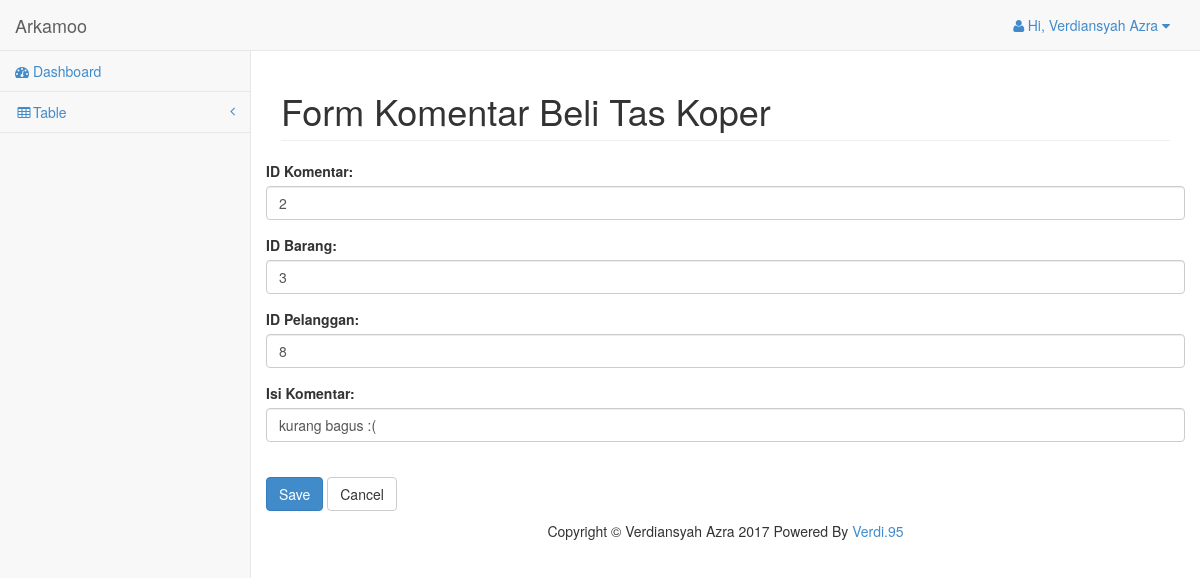
The app's page /komentar/update/2 with its own data.
### tables this page shows
CREATE TABLE `komentar` (
  `id_komentar` int(11) NOT NULL,
  `id_barang` int(11) NOT NULL,
  `id_pelanggan` int(11) NOT NULL,
  `isi_komentar` varchar(100) NOT NULL
);

### application/controllers/Komentar.php (called while the page is built, shortened)
<?php
class Komentar extends CI_Controller
{
	function __construct()
	{
		$this->load->model('Komentar/Komentar_model');
		$this->load->helper(array('url'));
	}
	function update($id)
	{
		$komentar = $this->Komentar_model->ambil_data_id($id);
		$data = array(
			'aksi' 						=> site_url('komentar/update_aksi'),
			'isi_komentar' 				=> set_value('isi_komentar',$komentar->isi_komentar),
			'id_pelanggan' 				=> set_value('id_pelanggan',$komentar->id_pelanggan),
			'id_barang' 				=> set_value('id_barang',$komentar->id_barang),
			'id_komentar' 				=> set_value('id_komentar',$komentar->id_komentar),
			'button' 					=> 'Save'
			);
		$this->load->view('Komentar/Komentar_form', $data);
		}
}
?>

### index.php (called while the page is built, shortened)
<?php
require_once BASEPATH.'core/CodeIgniter.php';

### application/models/Komentar/Komentar_model.php (called while the page is built, shortened)
<?php
class Komentar_model extends CI_Model
{
	public $komentar			= 'komentar';
	public $id					= 'id_komentar';
	function ambil_data_id($id)
	{
		$this->db->where($this->id,$id);
		return $this->db->get($this->komentar)->row();
	}
}
 ?>

### application/views/Komentar/Komentar_form.php (the view, shortened to what this page needs)
<div class="row">
	<div class="col-lg-12">
		<h1 class="page-header">Form Komentar Beli Tas Koper</h1>
	</div>
	<form action="<?php echo $aksi; ?>" method="POST" enctype="multipart/form-data">
		<div class="form-group">
			<label>ID Komentar: </label>
			<input type="text" name="id_komentar" class="form-control" placeholder="Masukkan ID Komentar"
			required value="<?php echo $id_komentar; ?>">
		</div>
		<div class="form-group">
			<label>ID Barang: </label>
			<input type="text" name="id_barang" class="form-control" placeholder="Masukkan ID Barang"
			required value="<?php echo $id_barang; ?>">
		</div>
		<div class="form-group">
			<label>ID Pelanggan: </label>
			<input type="text" name="id_pelanggan" class="form-control" placeholder="Masukkan ID Pelanggan"
			required value="<?php echo $id_pelanggan; ?>">
		</div>
		<div class="form-group">
			<label>Isi Komentar: </label>
			<input type="text" name="isi_komentar" class="form-control" placeholder="Tulis Isi Komentar Kamu"
			value="<?php echo $isi_komentar; ?>"><br/>
		</div>
		<button class="btn btn-primary" type="submit"><?php echo $button; ?></button>
		<a href="<?php echo site_url('komentar')?>" class="btn btn-default">Cancel</a>
	</form>
</div>

### assets/css/sb-admin-2.css (style rules this page uses)
body { background-color: #f8f8f8; }

### records on screen
komentar: id_komentar "2", id_barang "3", id_pelanggan "8", isi_komentar "kurang bagus :("

### other values on screen
$button "Save"
